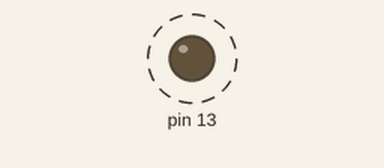
Simulated run of this sketch. Board: Arduino Uno, built with avr-gcc and run on an emulated ATmega328P. On the bench: output pins drawn as LEDs (lit = HIGH). Dashed ring = blinking. What the sketch prints to the serial monitor is not drawn.

Above: at 0.5 s.
Timing chart, 0 to 3.0 s (numbered marks = the images above):
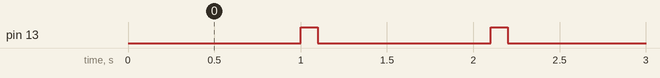

Measured:
- by itself, pin 13: alternates HIGH for 0.10 s and LOW for 1.0 s

The sketch:

heartbeat.ino
```cpp
int n;

void setup() {
  Serial.begin(9600);
  pinMode(13, OUTPUT);
  n = 0;
}

void loop() {
  Serial.print(n);
  Serial.println(" sec have elapsed");
  delay(1000);
  digitalWrite(13, HIGH);
  delay(100);
  digitalWrite(13, LOW);
  n++;
  Serial.println(millis());
}
```
